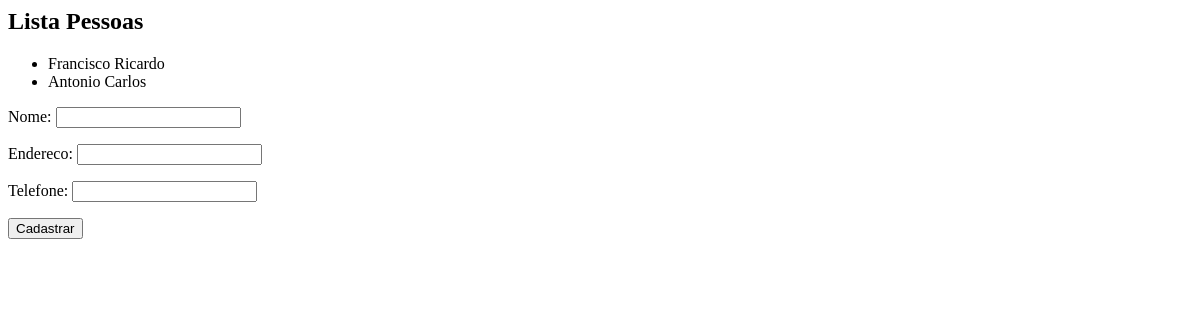
The page /core/pessoas/ on the database as committed earlier.
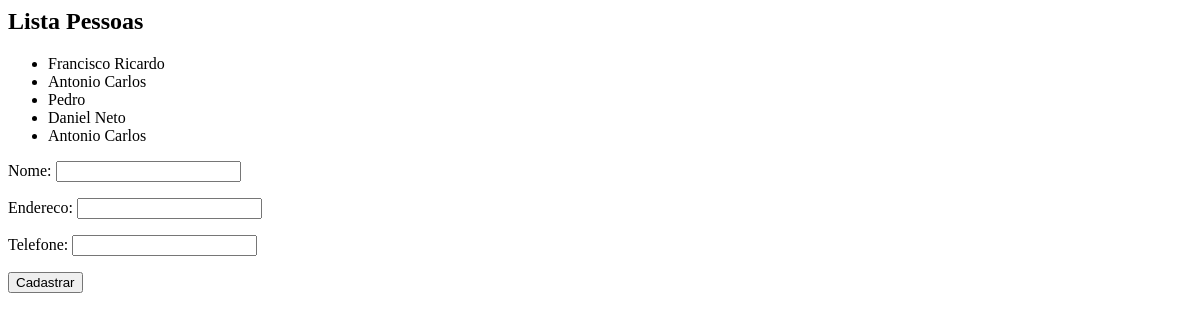
The same page on the database as committed later.
### core/models.py (models this page shows, shortened)
class Pessoa(models.Model):
    nome = models.CharField(max_length=100)
    endereco = models.CharField(max_length=200)
    telefone = models.CharField(max_length=20)

### core/views.py (the view)
# urls.py: path('pessoas/', lista_pessoas, name='core_lista_pessoas'),
def lista_pessoas(request):
    pessoas = Pessoa.objects.all()
    form = PessoaForm()
    data = { 'pessoas': pessoas, 'form': form }
    return render(request, 'core/lista_pessoas.html', data)

### core/forms.py
class PessoaForm(ModelForm):
    class Meta:
        model = Pessoa
        fields = '__all__'

### core/templates/core/lista_pessoas.html (shortened to what this page needs)
<h2>Lista Pessoas</h2>
<ul>
{% for pessoa in pessoas %}
    <li>{{ pessoa.nome }}</li>
{% endfor %}
</ul>
<form action="{% url 'core_pessoa_novo' %}" method="POST">
    {{form.as_p}}
    <button type="submit">Cadastrar</button>
</form>

Rows that differ between the two databases and show on the page:
added Pessoa: nome "Pedro"
added Pessoa: nome "Daniel Neto"
added Pessoa: nome "Antonio Carlos"
